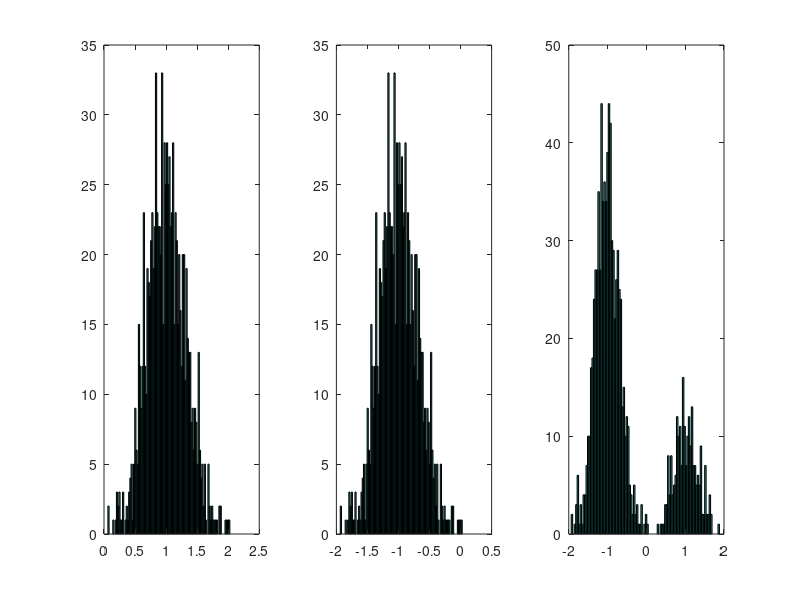

Recreate this plot in MATLAB.
clear all
close all

% Definimos el número de muestras
Np = 1e3;

% Definimos la variable aleatoria del enunciado
N = sqrt(0.1) * randn(1,Np);

% Generamos una señal discreta usando randi() y sign()
A = sign(rand(1,Np) - 0.75);

% Apartado (a)
X1 = N + 1;

% Apartado (b)
X2 = N - 1;

% Apartado (c)
X = N + A;

subplot(1,3,1); hist(X1, 100);
subplot(1,3,2); hist(X2, 100);
subplot(1,3,3); hist(X, 100);
